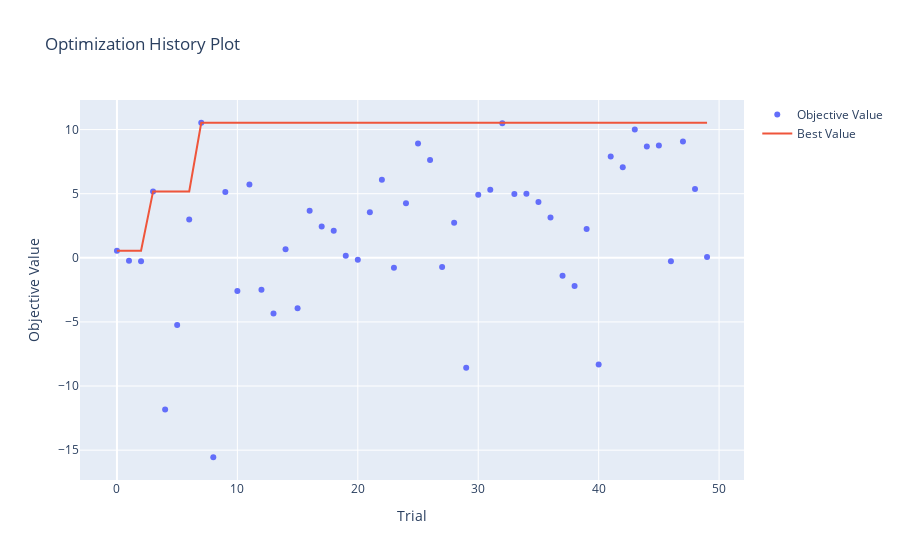
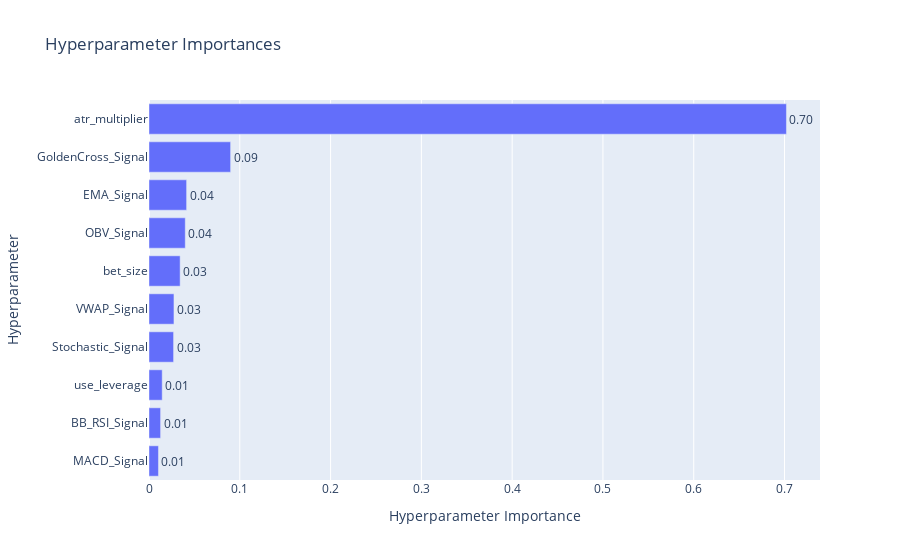

The cell these charts' notebook holds for them, in order:
### Code cell
## Optimising with optuna
train_data = df_filtered.loc["2024-03-02":"2024-12-31"]
val_data = df_filtered.loc["2025-01-01":"2025-02-28"]

import optuna
import pandas as pd
import numpy as np
import optuna.visualization as vis
import os

# Set your directory
output_dir = "../data/optuna_backtest_results"
os.makedirs(output_dir, exist_ok=True)  


signal_names = [
    'EMA_Signal', 'MACD_Signal', 'BB_RSI_Signal',
    'GoldenCross_Signal', 'Stochastic_Signal', 'OBV_Signal', 'VWAP_Signal',
    # 'reddit_Signal',
    # 'news_Signal',
    # 'tele_Signal'
]

# For tracking all trials' results
all_trials = []

def objective(trial):
    weights = [trial.suggest_float(name, 0, 1) for name in signal_names]

    # Normalize
    total = sum(weights)
    if total == 0:
        return -np.inf
    weights = [w / total for w in weights]

    strategy_dict = dict(zip(signal_names, weights))

    # Suggest additional hyperparameters
    bet_size = trial.suggest_float("bet_size", 0.5, 5.0)  # Position size per trade
    atr_multiplier = trial.suggest_float("atr_multiplier", 0.5, 5.0)  # TP/SL sensitivity
    use_leverage = trial.suggest_categorical("use_leverage", [True, False])  # Binary toggle

    # Run backtest
    e = Engine()
    e.add_data(train_data)
    e.add_strategy(MultiStrategyAggregator(
        weights=strategy_dict, 
        atr_multiplier=atr_multiplier,
        ))
    stats = e.run()

    short_weights = "_".join([
        f"{k[:4]}{int(v*100)}" for k, v in strategy_dict.items()
    ])
    plot_name = os.path.join(output_dir, f"trial_{trial.number}_{short_weights}.html")

    # # Save interactive Plotly chart
    # fig = e.plot(show_signals=False)  # modify plot() to return the figure object
    # fig.write_html(plot_name)

    # Save trial data
    trial_result = {
        "trial": trial.number,
        "sharpe": stats.get("Strategy Sharpe Ratio", np.nan),
        "return": stats.get("Total Return (%)", np.nan),
        "drawdown": stats.get("Strategy Max Drawdown (%)", np.nan),
        "atr_multiplier": atr_multiplier,
        "use_leverage": use_leverage,
        "plot_path": plot_name,
        **strategy_dict
    }
    all_trials.append(trial_result)

    return trial_result["sharpe"]

study = optuna.create_study(direction='maximize')
study.optimize(objective, n_trials=50)

# Save all trial results
results_df = pd.DataFrame(all_trials)
results_df.to_csv("../data/optuna_backtest_results/optuna_results_train_new.csv", index=False)

print("Best Sharpe:", study.best_value)
print("Best weights:", study.best_params)

vis.plot_optimization_history(study).show()
vis.plot_param_importances(study).show()

### Figure 1 — Plotly figure (JSON) as saved in the notebook; plotly's stock layout.template omitted (floating-point values rounded to 4 significant figures)
{"data": [{"mode": "markers", "name": "Objective Value", "type": "scatter", "x": [0, 1, 2, 3, 4, 5, 6, 7, 8, 9, 10, 11, 12, 13, 14, 15, 16, 17, 18, 19, 20, 21, 22, 23, 24, 25, 26, 27, 28, 29, 30, 31, 32, 33, 34, 35, 36, 37, 38, 39, 40, 41, 42, 43, 44, 45, 46, 47, 48, 49], "y": [0.553, -0.2318, -0.271, 5.179, -11.83, -5.248, 2.987, 10.53, -15.55, 5.136, -2.581, 5.724, -2.495, -4.337, 0.6713, -3.926, 3.666, 2.443, 2.106, 0.156, -0.1585, 3.557, 6.086, -0.7703, 4.25, 8.905, 7.63, -0.7225, 2.731, -8.565, 4.919, 5.307, 10.5, 4.974, 4.994, 4.353, 3.15, -1.392, -2.195, 2.241, -8.324, 7.896, 7.055, 10.01, 8.685, 8.749, -0.2771, 9.066, 5.358, 0.06098]}, {"mode": "lines", "name": "Best Value", "type": "scatter", "x": [0, 1, 2, 3, 4, 5, 6, 7, 8, 9, 10, 11, 12, 13, 14, 15, 16, 17, 18, 19, 20, 21, 22, 23, 24, 25, 26, 27, 28, 29, 30, 31, 32, 33, 34, 35, 36, 37, 38, 39, 40, 41, 42, 43, 44, 45, 46, 47, 48, 49], "y": [0.553, 0.553, 0.553, 5.179, 5.179, 5.179, 5.179, 10.53, 10.53, 10.53, 10.53, 10.53, 10.53, 10.53, 10.53, 10.53, 10.53, 10.53, 10.53, 10.53, 10.53, 10.53, 10.53, 10.53, 10.53, 10.53, 10.53, 10.53, 10.53, 10.53, 10.53, 10.53, 10.53, 10.53, 10.53, 10.53, 10.53, 10.53, 10.53, 10.53, 10.53, 10.53, 10.53, 10.53, 10.53, 10.53, 10.53, 10.53, 10.53, 10.53]}, {"marker": {"color": "#cccccc"}, "mode": "markers", "name": "Infeasible Trial", "showlegend": false, "type": "scatter", "x": [], "y": []}], "layout": {"title": {"text": "Optimization History Plot"}, "xaxis": {"title": {"text": "Trial"}}, "yaxis": {"title": {"text": "Objective Value"}}}}

### Figure 2 — Plotly figure (JSON) as saved in the notebook; plotly's stock layout.template omitted (floating-point values rounded to 4 significant figures)
{"data": [{"cliponaxis": false, "hovertemplate": ["MACD_Signal (FloatDistribution): 0.010421723501063091<extra></extra>", "BB_RSI_Signal (FloatDistribution): 0.01277108286405755<extra></extra>", "use_leverage (CategoricalDistribution): 0.014544681703086327<extra></extra>", "Stochastic_Signal (FloatDistribution): 0.02706848789332462<extra></extra>", "VWAP_Signal (FloatDistribution): 0.027496670932439744<extra></extra>", "bet_size (FloatDistribution): 0.034297935853199554<extra></extra>", "OBV_Signal (FloatDistribution): 0.039948920351129985<extra></extra>", "EMA_Signal (FloatDistribution): 0.041441169044018594<extra></extra>", "GoldenCross_Signal (FloatDistribution): 0.08988878678271778<extra></extra>", "atr_multiplier (FloatDistribution): 0.7021205410749626<extra></extra>"], "name": "Objective Value", "orientation": "h", "text": ["0.01", "0.01", "0.01", "0.03", "0.03", "0.03", "0.04", "0.04", "0.09", "0.70"], "textposition": "outside", "type": "bar", "x": [0.01042, 0.01277, 0.01454, 0.02707, 0.0275, 0.0343, 0.03995, 0.04144, 0.08989, 0.7021], "y": ["MACD_Signal", "BB_RSI_Signal", "use_leverage", "Stochastic_Signal", "VWAP_Signal", "bet_size", "OBV_Signal", "EMA_Signal", "GoldenCross_Signal", "atr_multiplier"]}], "layout": {"title": {"text": "Hyperparameter Importances"}, "xaxis": {"title": {"text": "Hyperparameter Importance"}}, "yaxis": {"title": {"text": "Hyperparameter"}}}}
